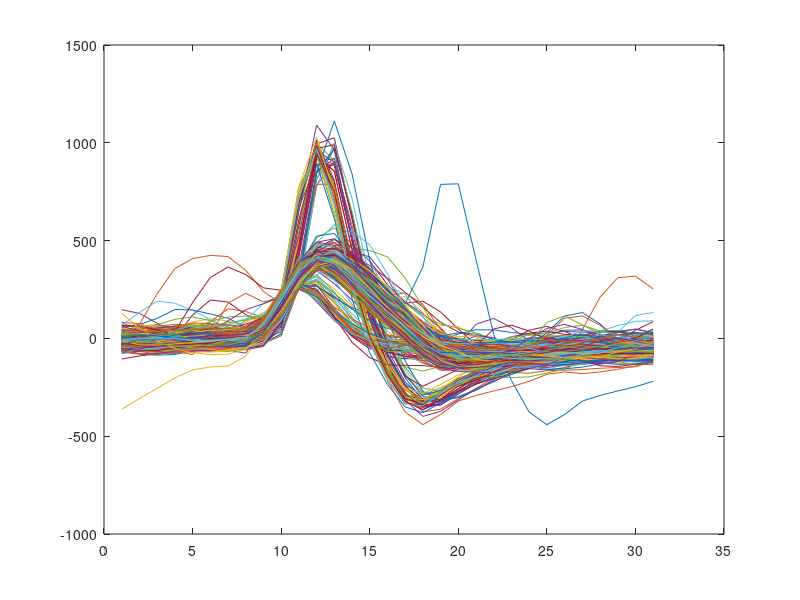

MATLAB code for this plot: (Note: this script raises an error after producing the figure.)
load ps6_data
params = InitParams1;

NUM_CLUSTERS = size(params.mu, 2);
NUM_DATA = size(Spikes, 2);
DIMENSION = size(params.mu, 1);

% Initializing and plotting all the spikes
N_Iter = 100;
N_k = zeros(1, NUM_CLUSTERS);
likelihood = zeros(1, N_Iter);
covvar = repmat(params.Sigma, [1,1,NUM_CLUSTERS]);
for i=1:NUM_DATA
    plot(Spikes(:,i))
    hold on
end
figure;

for k=1:N_Iter
    % E Step : Choose between mvnpdf and custom implementation
    r = zeros(NUM_CLUSTERS, NUM_DATA);
    for i=1:NUM_DATA
        bt = boxed_term(Spikes(:,i), params, covvar);
        for j=1:NUM_CLUSTERS
             r(j,i) = exp(logmvnpdf(Spikes(:,i), params.mu(:,j), ...
                 covvar(:,:,j), params.pi(j)) - bt);
        end
    end
   
    % M Step
    for i=1:NUM_CLUSTERS
         N_k(i) = sum(r(i,:));
    end
    for i=1:NUM_CLUSTERS
        mean_sum = 0;      
        for j=1:NUM_DATA
            mean_sum = mean_sum + r(i,j).* Spikes(:,j);
        end
        params.mu(:,i) = mean_sum ./ N_k(i);
        params.pi(i) = N_k(i) / NUM_DATA;
    end

    for i=1:NUM_CLUSTERS
        cov_sum = 0;
        for j=1:NUM_DATA
            cov_sum = cov_sum + r(i,j).*((Spikes(:,j) - params.mu(:,i)) * (Spikes(:,j) - params.mu(:,i))');
        end
        covvar(:,:,i) = cov_sum ./ N_k(i);
    end

    % Evaluation log likelihood
    L = 0;
    for i=1:NUM_DATA
        L = L + boxed_term(Spikes(:,i), params, covvar);
    end
    likelihood(k) = L;
end
plot(likelihood);

